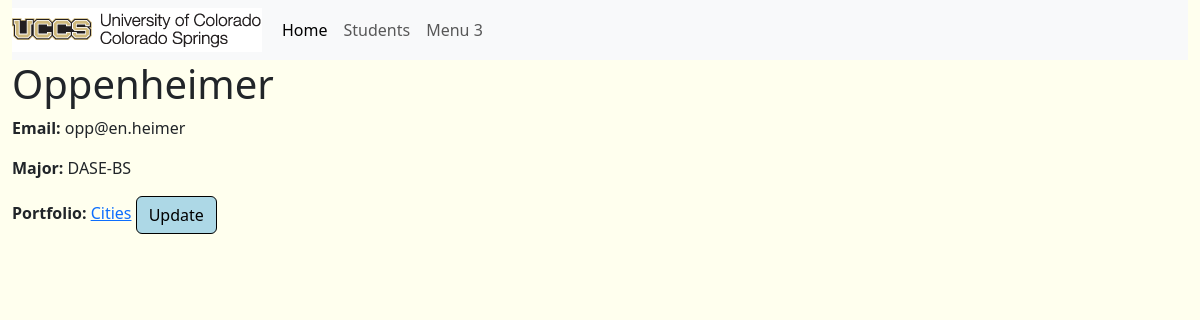
The page /student/2/ on the database its author committed.
### portfolio_app/models.py (models this page shows, shortened)
class Student(models.Model):
	MAJOR = (
		('CSCI-BS', 'BS in Computer Science'),
		('CPEN-BS', 'BS in Computer Engineering'),
		('BIGD-BI', 'BI in Game Design and Development'),
		('BICS-BI', 'BI in Computer Science'),
		('BISC-BI', 'BI in Computer Security'),
		('CSCI-BA', 'BA in Computer Science'),
		('DASE-BS', 'BS in Data Analytics and Systems Engineering')
	)
	name = models.CharField(max_length=200)
	email = models.CharField("UCCS Email", max_length=200)
	major = models.CharField(max_length=200, choices=MAJOR)
	portfolio = models.OneToOneField(
		Portfolio,
		on_delete=models.CASCADE,
	)

class Portfolio(models.Model):
	title = models.CharField(max_length=200)
	contact_email = models.CharField("Contact Email", max_length=200)
	is_active = models.BooleanField()
	about = models.CharField(max_length=5000, blank = True)

### portfolio_app/views.py (the view)
# urls.py: path('student/<int:pk>/', StudentDetailView.as_view(), name='view_student'),
class StudentDetailView(DetailView):
	model = Student
	template_name = 'portfolio_app/view_student.html'
	context_object_name = 'student'
	def get_context_data(self, **kwargs):
		context = super().get_context_data(**kwargs)
		context['page_title'] = "Student - {}".format(context['student'].name)
		return context

### portfolio_app/templates/portfolio_app/view_student.html
{% extends "portfolio_app/base_template.html" %}
{% block content %}
<h1>{{ student.name }}</h1>
<p><b>Email: </b>{{ student.email }}</p>
<p><b>Major: </b>{{ student.major }}</p>
<p>
	<b>Portfolio: </b><a href="{% url 'portfolio_detail' pk=student.portfolio.pk %}">{{ student.portfolio.title }}</a>
	<a href="{% url 'update_portfolio' portfolio_id=student.portfolio.pk %}" class="btn btn-info">Update</a>
</p>
{% endblock %}

### static/css/main.css (style rules this page uses)
body { background-color: #ffffee; }
.btn.btn-info { background-color: #add8e6; border-color: #000000; color: #000000; }

### rows shown on the page
Student: name "Oppenheimer", email "opp@en.heimer", major "DASE-BS", portfolio "Cities"
